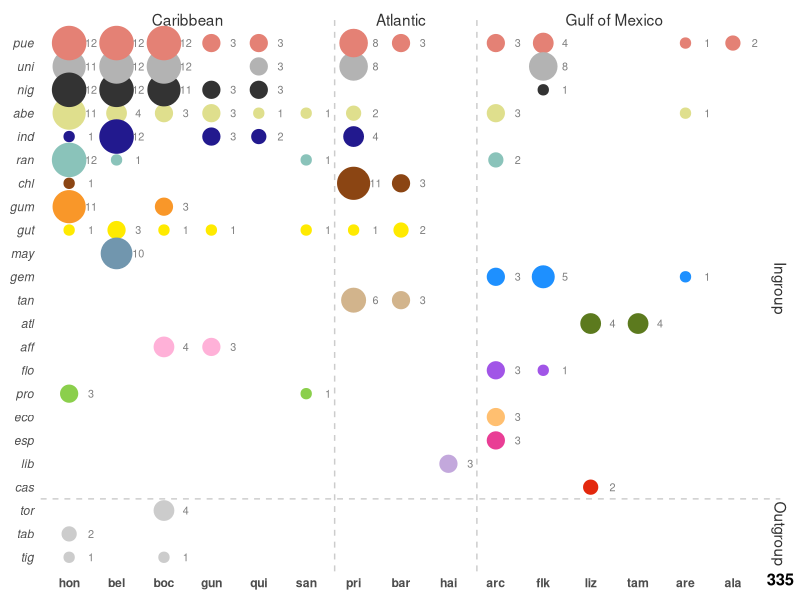

Reproduce this figure in R. (Note: this script raises an error after producing the figure.)
### ============================================================================
### Hamlet phylogeny: R code to plot Fig. S1 (sample overview)
### Created Oct 2023 by Martin Helmkampf
### ============================================================================


### Preparations
library(tidyverse)
library(grid)

# Set path to root directory of git repository "hamlet_phylogeny"

dev.off()
rm(list=ls())


### Read in sample list
samples <- read_tsv(file = "metadata/samples_phylo.txt", col_names = "Sample")


### Relabel samples (samples file has been updated, keep for documentation purposes)
# samples$Sample <- samples$Sample %>%
#   str_replace(pattern = "54761nigliz", "54761atlliz") %>%
#   str_replace(pattern = "52989nigtam", "52989atltam") %>%
#   str_replace(pattern = "27936flotam", "27936atltam") %>%
#   str_replace(pattern = "PL17_35puepri", "PL17_35indpri") %>%
#   str_replace(pattern = "19294tangun", "19294affgun") %>%
#   str_replace(pattern = "62585uniarc", "62585esparc") %>%
#   str_replace(pattern = "62571uniarc", "62571esparc") %>%
#   str_replace(pattern = "62555uniarc", "62555esparc") %>%
#   str_replace(pattern = "27698gutqui", "27698abequi")
# 
# metaseq$Sample <- metaseq$Sample %>%
#   str_replace(pattern = "54761nigliz", "54761atlliz") %>%
#   str_replace(pattern = "52989nigtam", "52989atltam") %>%
#   str_replace(pattern = "27936flotam", "27936atltam") %>%
#   str_replace(pattern = "PL17_35puepri", "PL17_35indpri") %>%
#   str_replace(pattern = "19294tangun", "19294affgun") %>%
#   str_replace(pattern = "62585uniarc", "62585esparc") %>%
#   str_replace(pattern = "62571uniarc", "62571esparc") %>%
#   str_replace(pattern = "62555uniarc", "62555esparc") %>%
#   str_replace(pattern = "27698gutqui", "27698abequi")


### Add species / location information
samplesSL <- samples %>%
  mutate(Species = str_sub(Sample, -6, -4),
         Location = str_sub(Sample, -3, -1),
         Population = paste0(Species, Location)
  )


### Define groups
ingroup <- c("abe", "aff", "atl", "cas", "chl", "eco", "esp", "flo", "gem", "gum", 
             "gut", "ind", "lib", "may", "nig", "pro", "pue", "ran", "tan", "uni")
outgroup <- c("tab", "tig", "tor")

gulf <- c("liz", "tam", "ala", "arc", "are", "flk")
caribbean <- c("bel", "boc", "gun", "hon", "san", "qui")
atlantic <- c("bar", "hai", "pri")


### Summarize
counts <- dplyr::count(samplesSL, Species, Location) %>%
  replace(is.na(.), 0) %>%
  arrange(Species)


### Order within groups
order_sp <- samplesSL %>%
  mutate(group_sp = case_when(
    Species %in% ingroup ~ "ingroup", 
    Species %in% outgroup ~ "outgroup")) %>%
  dplyr::count(Species, group_sp) %>%
  group_by(group_sp) %>%
  arrange(desc(n), .by_group = TRUE) %>%
  pull(Species)

order_loc <- samplesSL %>%
  mutate(Region = case_when(
    Location %in% gulf ~ "Gulf of Mexico",
    Location %in% caribbean ~ "Caribbean",
    Location %in% atlantic ~ "Atlantic")) %>%
  dplyr::count(Location, Region) %>%
  group_by(Region) %>%
  arrange(match(Region, c("Caribbean", "Atlantic", "Gulf of Mexico")), desc(n)) %>%
  pull(Location)


### Set species colors and text objects
colstandard <- read_tsv("metadata/species_colors.tsv", 
                        col_types = "cc", 
                        col_names = TRUE)

scol <- left_join(tibble(Species = order_sp), colstandard) %>%
  replace(is.na(.), "gray80")

sum <- textGrob(sum(counts$n), gp = gpar(fontsize = 12, fontface = "bold"))


### Plot overview
(plot <- counts %>%
  mutate(
    Location = fct_relevel(Location, order_loc),
    Species = fct_relevel(Species, rev(order_sp))
  ) %>%
  ggplot(aes(x = Location, y = Species)) +
  geom_count(aes(size = n, color = Species), show.legend = FALSE) +
  geom_text(aes(label = n), size = 2.75, nudge_x = 0.46, color = "gray50") + # add counts as text
  geom_vline(xintercept = c(6.6, 9.6), col = "gray80", linetype = "dashed") +
  geom_hline(yintercept = 3.5, col = "gray80", linetype = "dashed") +
  scale_color_manual(values = rev(scol$Color)) +
  scale_size_area(max_size = 11) +
  coord_cartesian(clip = "off") +
  labs(title = NULL, x = NULL, y = NULL) +
  annotate(geom = "text", 
           x = c(3.5, 8, 12.5, 16, 16), 
           y = c(24, 24, 24, 12.5, 2), 
           label = c("Caribbean", "Atlantic", "Gulf of Mexico", "Ingroup", "Outgroup"),
           angle = c(0, 0, 0, 270, 270),
           color = "gray20") +
  annotation_custom(sum, xmin = 16, xmax = 16, ymin = 0.07, ymax = 0.07) +
  theme_minimal() +
  theme(
    panel.grid.major = element_blank(),
    axis.text.x = element_text(face = "bold"),
    axis.text.y = element_text(face = "italic"),
    plot.margin = margin(t = 0.5, r = 0.5, b = 0.25, l = 0.25, unit = "cm")
  )
)


### Save to file
ggsave(
  filename = "figures/FigS1_tally.pdf",
  plot = plot,
  width = 22,
  height = 22,
  units = "cm",
  device = cairo_pdf
)


### Create table
# tally_tmp <- counts %>%
#   spread(Location, n) %>%
#   replace(is.na(.), 0) %>%
#   mutate(sumSp = rowSums(.[2:ncol(.)])) %>%
#   arrange(factor(Species, levels = order_sp)) %>%
#   add_row(summarize_all(., ~ if (is.numeric(.)) { 
#                                  sum(.) }
#                              else "sumLoc"))  # add column sums (= by Location)
# 
# tally <- tally_tmp[, match(order_loc, colnames(tally_tmp))] %>%
#   add_column(Species = tally_tmp$Species, .before = .[[1]]) %>%
#   add_column(sumSp = tally_tmp$sumSp)
# 
# write_tsv(tally, "data/phylo2e_tally.tsv")
